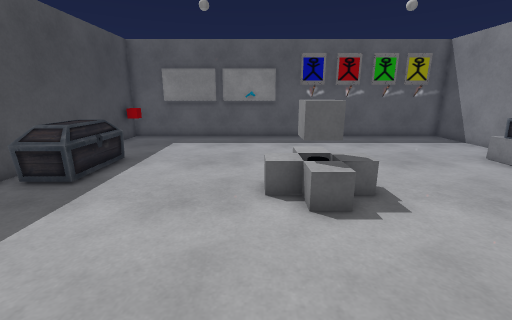
view 1 (above)

13 first-person views from a walk through a Unity game level. The camera is 1.3 m above the floor, tilts 14° down and sees 90° across. The floor is counted in squares, 0.5 m on a side. Each view is taken from the middle of a square. On the plan, view 1 faces up. The plan holds only what a view shows up to about 18 squares ahead; the rest is blank. The player is left out. Some surface patterns are stand-ins.

view 2
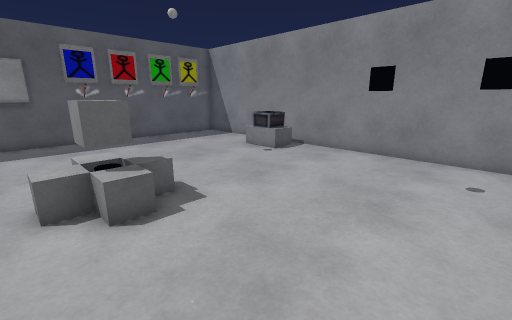

view 3
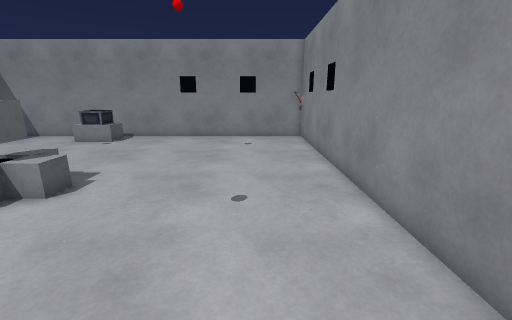

view 4
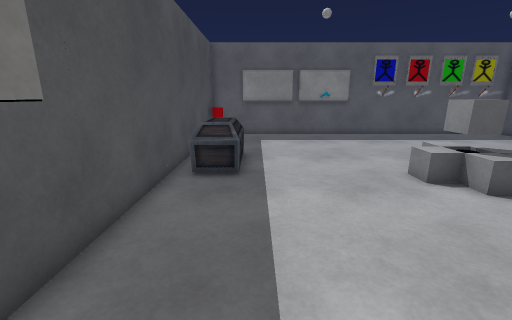

view 5
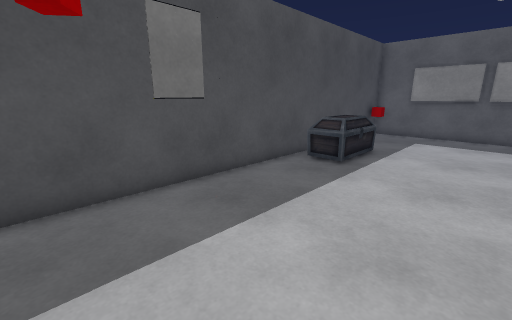

view 6
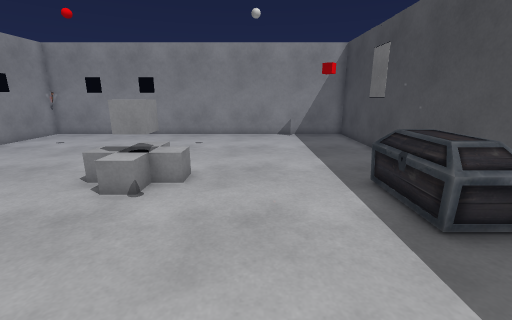

view 7
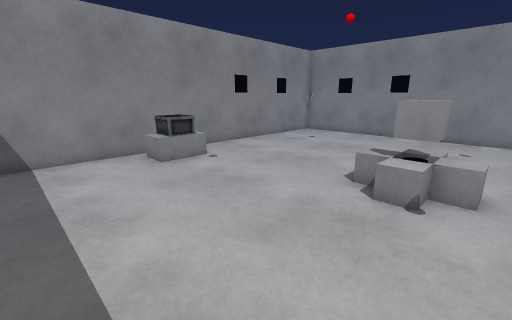

view 8
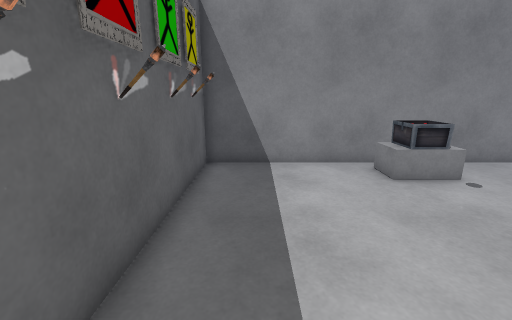

view 9
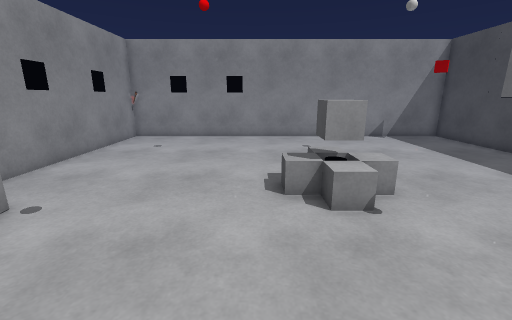

view 10
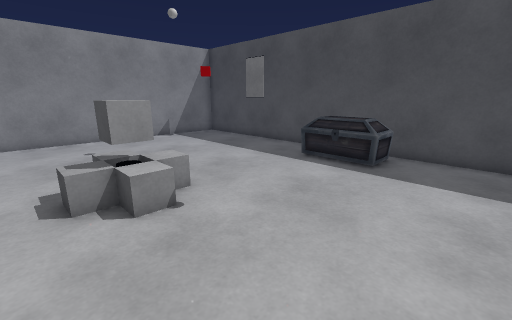

view 11
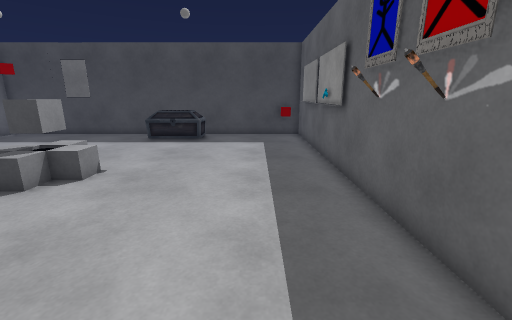

view 12
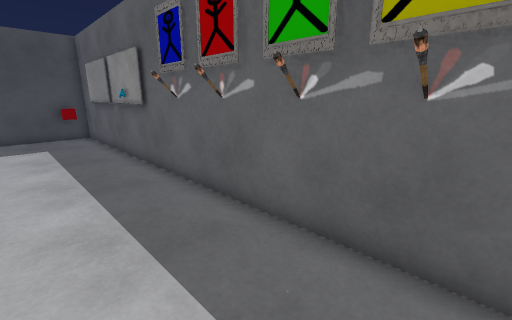

view 13
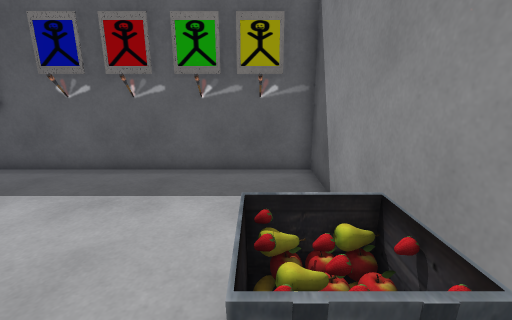

### Floor plan
Points are (right, up) in squares from view 1. A wall is a line through its corners. A room is listed if a view was taken in it or the views show most of it. See-through windows are left out.
Room 1 (views 1, 2, 3, 4, 5, 6, 7, 8, 9, 10, 11, 12, 13)
walls: (-1.4, 17) (-3.6, 17); (-8.6, 3.3) (-10.5, 3.3); (-8, 0.6) (-8, -3) (12, -3) (12, 17) (0.4, 17); (-5.4, 17) (-8, 17); (-8, 15.5) (-8, 2.4)
objects: white cube (-9, 1); white cube (-9, 2); white cube (-8, 1); white cube (-8, 2); red cube (-8, 16) to (-7, 16); chest (-7, 7) to (-6, 11); other object (-1, 17); other object (0, 17); other object (1, 7) to (2, 7); torch (4, 16); torch (6, 16) to (6, 17); torch (8, 16); apple (9, 10); banana (10, 10); torch (10, 16); apple (11, 10); other object (11, 11)

Where each view was taken, in squares from view 1:
view 1: 0 up, 0 right, facing up
view 2: 0 up, 0 right, facing up-right
view 3: 0 up, 5 left, facing right
view 4: 1 down, 5 left, facing up
view 5: 2 down, 1 left, facing up-left
view 6: 15 up, 2 left, facing down
view 7: 15 up, 0 right, facing down-right
view 8: 15 up, 2 right, facing right
view 9: 14 up, 4 right, facing down
view 10: 14 up, 4 right, facing down-left
view 11: 14 up, 10 right, facing left
view 12: 13 up, 11 right, facing up-left
view 13: 8 up, 10 right, facing up
